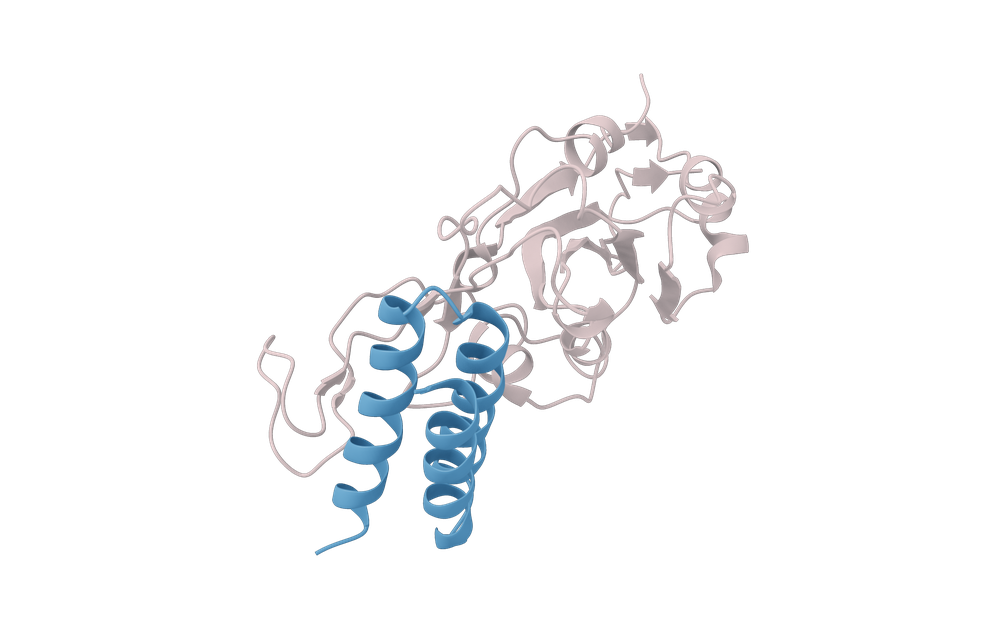
#> input picture docs/structure_chimenodes.png, 1000 x 625 px, shrunk from 2400 x 1500 before the run
$ python make_schematic.py
#> lines starting #> are read from the running program, lines starting #| are printed output that depends on the picture; after the words box and inside, x2 and y2 are one past the last pixel; in counts of white or black regions, pixels touching at a corner belong together
"""Build docs/schematic.png: the real 7JZU render (docs/structure.png, made by
render_structure.py) on the left, and the numbers binderqc actually returns for
it on the right.

The values are not illustrative -- they are this structure's real row, so the
figure shows what you get rather than naming what you get.

Run: python docs/render_structure.py && python docs/make_schematic.py
"""
import os

import matplotlib
import numpy as np

matplotlib.use("Agg")
import matplotlib.pyplot as plt
from matplotlib.patches import FancyArrowPatch, FancyBboxPatch

TEAL, INK, SUB, RULE = "#14726a", "#14202a", "#5b6b73", "#dde3e7"
HERE = os.path.dirname(os.path.abspath(__file__))
# The chimenodes render is the hero. render_structure.py writes structure.png as
# the CI-reproducible fallback; swap the name here to use that instead.
STRUCTURE = "structure_chimenodes.png"

# 7JZU chain A (LCB1) against chain B (RBD), from score_structure. Regenerate with:
#   score_structure("tests/data/7JZU_LCB1_RBD.pdb", ["A"], ["B"])[0]
PANEL = [
    ("Interface", [("buried area", "1021 Å²"), ("contacts", "21 res"),
                   ("H-bonds / salt bridges", "17 / 2"), ("packing", "14.5")]),
    ("Pose", [("approach angle", "86°  (across)")]),
    ("Grippability", [("epitope planarity", "3.21 Å")]),
    ("Developability", [("SAP peak / A3D load", "0.33 / 0.15"),
                        ("charge patch (+)", "1.78"),
                        ("net charge · pI", "−8.0 · 4.2")]),
]


def _load_trimmed(path):
    """Composite onto white (the chimenodes render is genuinely transparent) and trim."""
#> called with path = 'docs/structure_chimenodes.png'
    img = plt.imread(path)
#> img is the input picture: shape (625, 1000, 4) float32; mean R, G, B, A 0.0507, 0.0538, 0.0587, 0.0704
    if img.ndim == 3 and img.shape[2] == 4:
        a = img[..., 3:4]
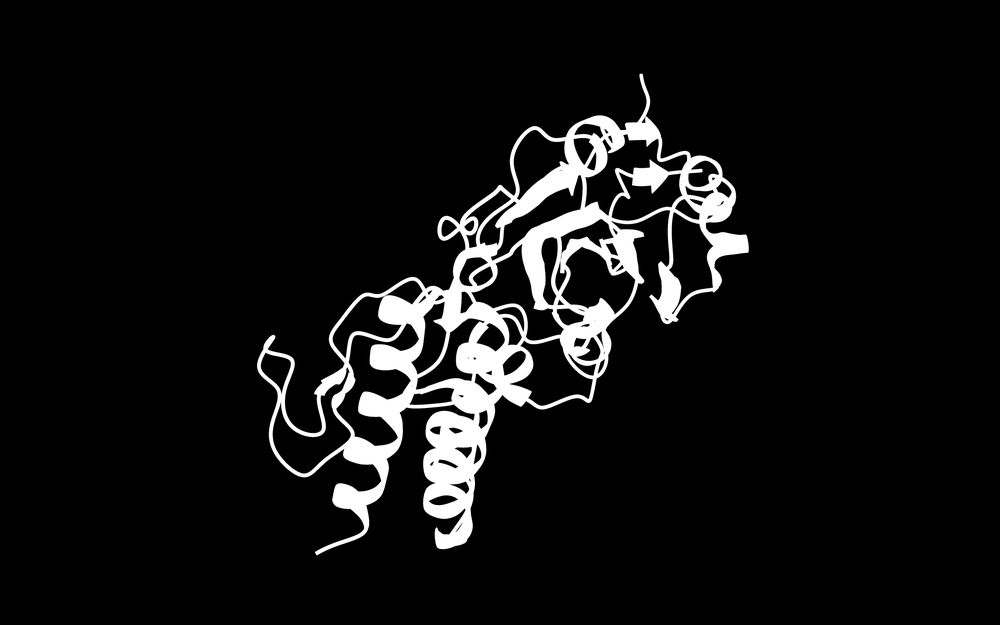
#> a: shape (625, 1000, 1) float32; min 0, max 1, mean 0.0704
        img = img[..., :3] * a + 1.0 * (1 - a)
#> img: shape (625, 1000, 3) float32
    rgb = img[..., :3] if img.ndim == 3 else np.stack([img] * 3, -1)
    nonwhite = np.any(rgb < 0.96, axis=2)
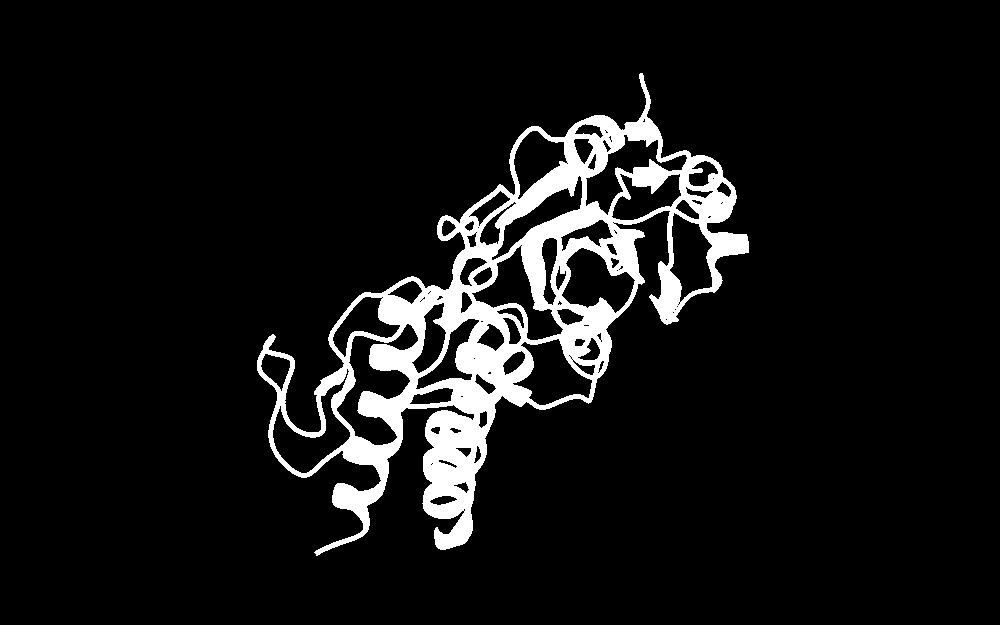
#> nonwhite: shape (625, 1000) bool; 7.9% white; 1 white region, box (x1, y1, x2, y2) and area: (257, 73, 749, 556) 49333
    ys, xs = np.where(nonwhite)
    if len(xs):
        pad = 6
        img = img[max(ys.min() - pad, 0):ys.max() + pad, max(xs.min() - pad, 0):xs.max() + pad]
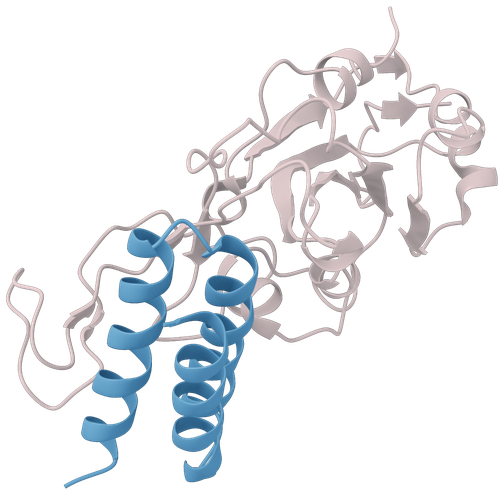
#> img: shape (494, 503, 3) float32; mean R, G, B 0.924, 0.931, 0.942
    return img


fig = plt.figure(figsize=(13, 5.6), facecolor="white")

# ---- structure ----------------------------------------------------------
ax = fig.add_axes([0.0, 0.05, 0.43, 0.92])
ax.imshow(_load_trimmed(os.path.join(HERE, STRUCTURE)))
ax.axis("off")
ax.text(0.5, -0.012, "7JZU   ·   LCB1 minibinder (blue) + SARS-CoV-2 RBD (grey)",
        transform=ax.transAxes, ha="center", va="top", fontsize=9.5, color=SUB)

# ---- arrow through the package name -------------------------------------
mid = fig.add_axes([0.44, 0.07, 0.13, 0.88]); mid.axis("off")
mid.set_xlim(0, 1); mid.set_ylim(0, 1)
mid.add_patch(FancyBboxPatch((0.08, 0.455), 0.84, 0.10, boxstyle="round,pad=0.022,rounding_size=0.03",
                             fc=TEAL, ec="none", transform=mid.transAxes))
mid.text(0.5, 0.505, "binderqc", transform=mid.transAxes, ha="center", va="center",
         fontsize=15, color="white", fontweight="bold")
for x0, x1 in ((-0.26, 0.05), (0.95, 1.26)):
    mid.add_patch(FancyArrowPatch((x0, 0.505), (x1, 0.505), transform=mid.transAxes,
                                  arrowstyle="-|>", mutation_scale=20, lw=2.0,
                                  color="#9aa6ad", clip_on=False, zorder=0))
mid.text(0.5, 0.40, "CPU only\nno GPU · no network", transform=mid.transAxes,
         ha="center", va="top", fontsize=8.5, color=SUB, linespacing=1.5)

# ---- the actual row it returns ------------------------------------------
right = fig.add_axes([0.575, 0.07, 0.42, 0.88]); right.axis("off")
right.set_xlim(0, 1); right.set_ylim(0, 1)

y = 0.975
for group, items in PANEL:
    right.text(0.0, y, group, fontsize=12, color=INK, fontweight="bold", va="top")
    y -= 0.062
    for label, value in items:
        right.text(0.02, y, label, fontsize=10, color=SUB, va="top")
        right.text(1.0, y, value, fontsize=10.5, color=INK, va="top", ha="right",
                   fontfamily="DejaVu Sans Mono")
        y -= 0.055
    y -= 0.012
    right.plot([0.0, 1.0], [y + 0.028, y + 0.028], color=RULE, lw=0.9,
               transform=right.transAxes, clip_on=False)
    y -= 0.030

right.text(0.0, y - 0.01, "+ tag site, epitope agreement, self-association, sequence liabilities",
           fontsize=9, color=SUB, va="top", style="italic")

fig.savefig(os.path.join(HERE, "schematic.png"), dpi=170,
            bbox_inches="tight", pad_inches=0.12, facecolor="white")
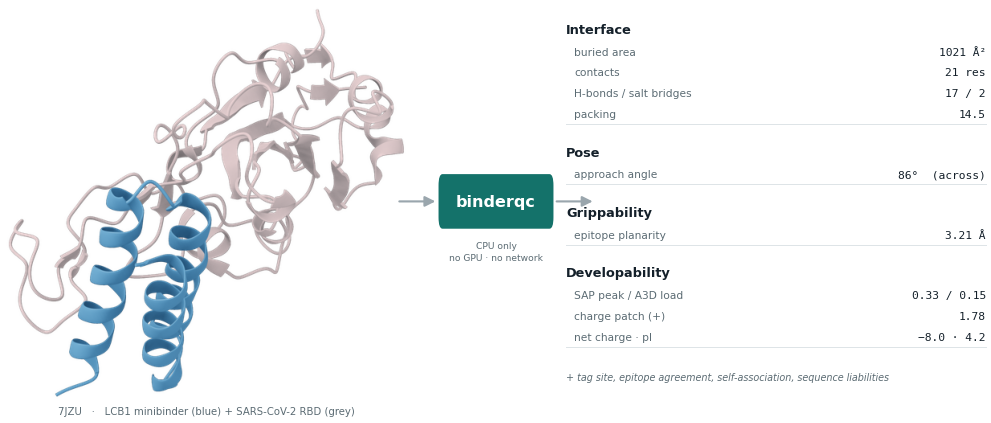
#> figure drawn by matplotlib, 3 panels
print("wrote docs/schematic.png")

$ run again, with docs/structure.png copied over docs/structure_chimenodes.png
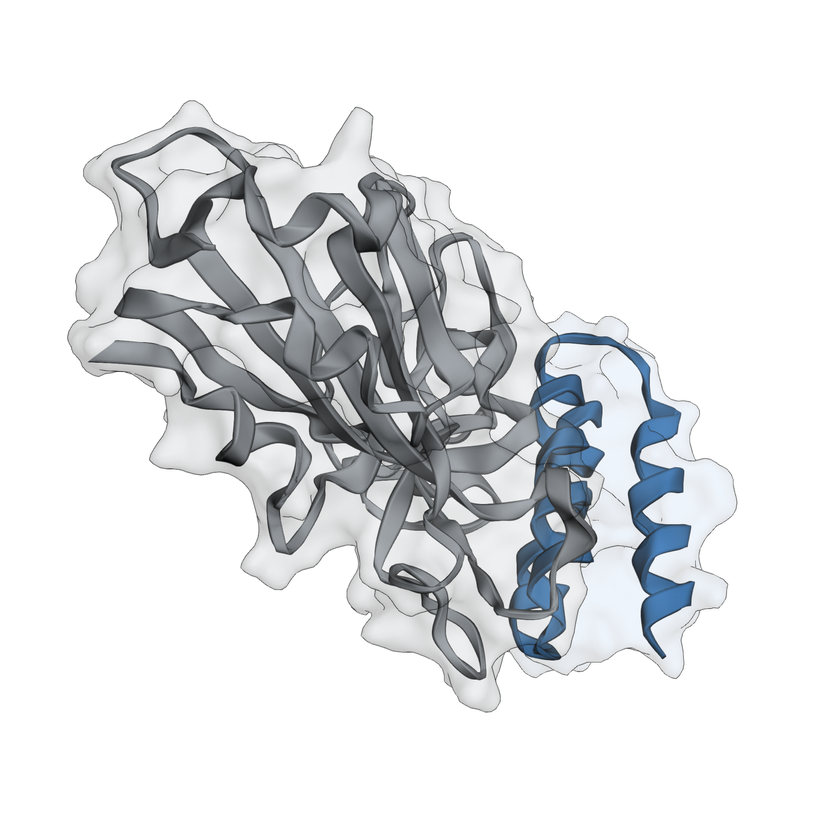
#> input picture docs/structure.png, 840 x 840 px, shrunk from 2200 x 2200 before the run
#> in _load_trimmed, img is the input picture: shape (840, 840, 3) float32; mean R, G, B 0.888, 0.895, 0.901
#> in _load_trimmed, `nonwhite = np.any(rgb < 0.96, axis=2)`:
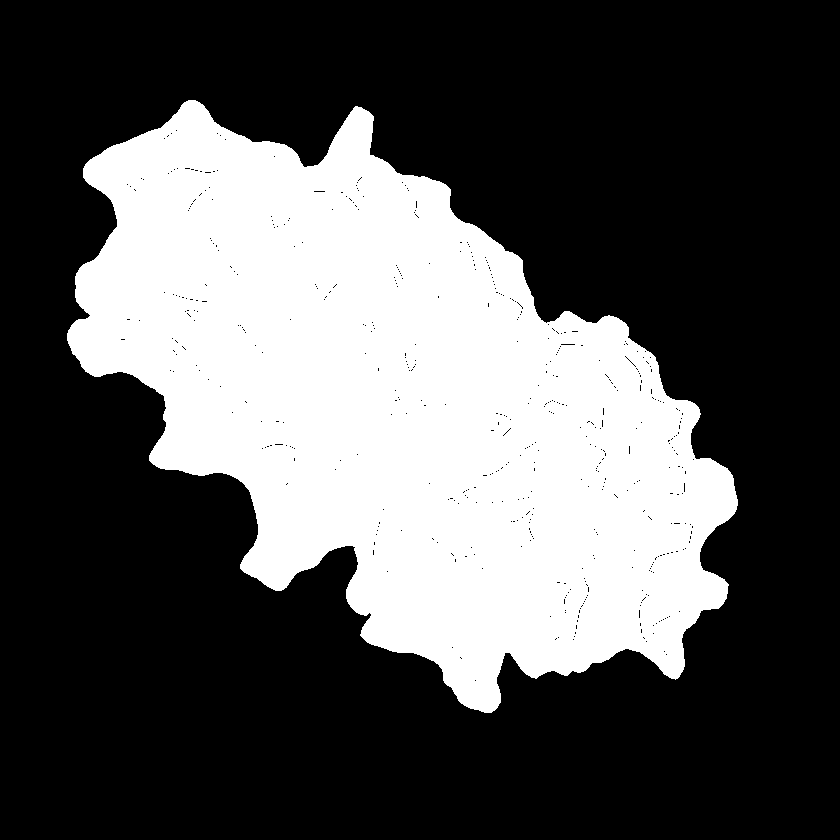
#> nonwhite: shape (840, 840) bool; 33% white; 1 white region, box (x1, y1, x2, y2) and area: (67, 100, 738, 713) 232874
#> img: shape (624, 682, 3) float32
#> `fig.savefig(os.path.join(HERE, "schematic.png"), dpi=170, bbox_inches=..`:
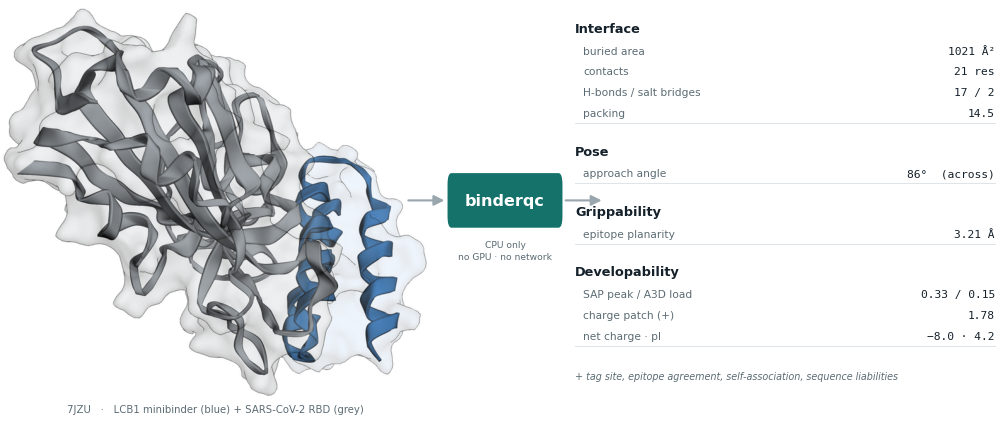
#> figure drawn by matplotlib, 3 panels
